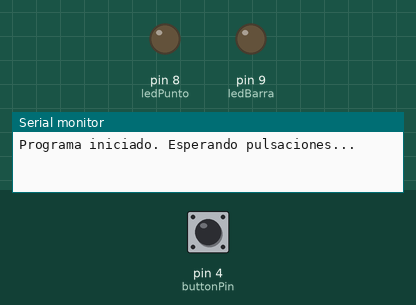
Bench run of a sketch on a simulated Arduino Uno, built with avr-gcc and run on an emulated ATmega328P. On the bench: output pins drawn as LEDs (lit = HIGH), the last lines printed to the serial monitor. The inputs (shaded band) are chosen by the test bench; at power-on: pin 4 (buttonPin) LOW.

Above: at 1.2 s.
1.3 s: pin 4 (buttonPin) pulled HIGH for 0.15 s
At 1.52 s:
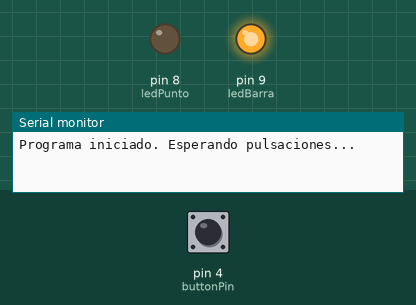
3.0 s: pin 4 (buttonPin) pulled HIGH for 1 s
At 5.6 s:
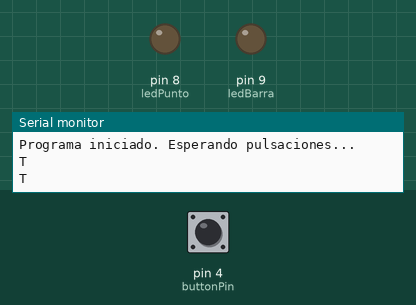
6.4 s: pin 4 (buttonPin) pulled HIGH for 3.2 s
At 10.6 s:
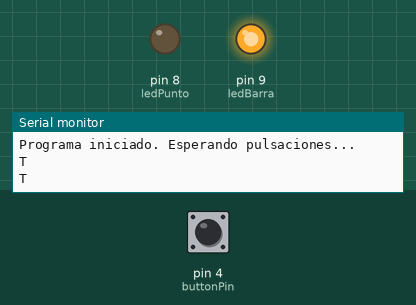
Timing chart, 0 to 14.3 s (numbered marks = the images above; inputs shaded):
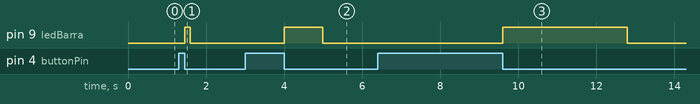

Measured:
- after the input at 1.3 s, pin 9 (ledBarra): LOW → HIGH after 0.15 s, → LOW 0.15 s later
- after the input at 3.0 s, pin 9 (ledBarra): LOW → HIGH after 1.0 s, → LOW 0.99 s later
- after the input at 6.4 s, pin 9 (ledBarra): LOW → HIGH after 3.2 s, → LOW 3.2 s later

The sketch:

MorseToText.ino
```cpp
const int ledPunto = 8; // Pin digital para el LED
const int ledBarra = 9;
const int buttonPin = 4; // Pin del pulsador

int dotDuration = 100; // Duración de un punto en milisegundos

// Estructura de datos para almacenar los patrones de código Morse
const int MORSE_PAUSE = 100; // Pausa entre pulsaciones
const int MORSE_DELAY = 300; // Pausa entre letras

// Mapa de código Morse para letras y números
const char* morseAlphabet[] = {
  ".-",    // A
  "-...",  // B
  "-.-.",  // C
  "-..",   // D
  ".",     // E
  "..-.",  // F
  "--.",   // G
  "....",  // H
  "..",    // I
  ".---",  // J
  "-.-",   // K
  ".-..",  // L
  "--",    // M
  "-.",    // N
  "---",   // O
  ".--.",  // P
  "--.-",  // Q
  ".-.",   // R
  "...",   // S
  "-",     // T
  "..-",   // U
  "...-",  // V
  ".--",   // W
  "-..-",  // X
  "-.--",  // Y
  "--.."   // Z
};

void setup() {
  pinMode(ledPunto, OUTPUT);
  pinMode(ledBarra, OUTPUT);
  pinMode(buttonPin, INPUT);
  Serial.begin(9600); // Inicializar la comunicación con el monitor serial
  Serial.println("Programa iniciado. Esperando pulsaciones...");
}

void loop() {
  int buttonState = digitalRead(buttonPin);

  if (buttonState == HIGH) {
    String morseCode = ""; // Variable para almacenar el código Morse

    while (digitalRead(buttonPin) == HIGH) {
      int duration = measureDuration(); // Medir la duración de la pulsación

      if (duration <= dotDuration) {
        // Punto
        morseCode += ".";
        digitalWrite(ledPunto, HIGH); // Encender el LED
        delay(dotDuration); // Duración del punto
        digitalWrite(ledPunto, LOW); // Apagar el LED
        delay(MORSE_PAUSE); // Pausa entre pulsaciones
      } else {
        // Barra
        morseCode += "-";
        digitalWrite(ledBarra, HIGH); // Encender el LED
        delay(duration); // Duración de la barra
        digitalWrite(ledBarra, LOW); // Apagar el LED
        delay(MORSE_PAUSE); // Pausa entre pulsaciones
      }
    }

    if (morseCode != "") {
      char decodedChar = decodeMorse(morseCode);
      if (decodedChar != '\0') {
        Serial.println(decodedChar);
      } else {
        Serial.println("Código Morse no reconocido");
      }
      delay(MORSE_DELAY); // Pausa entre letras
    }
  }

  delay(10); // Pequeña pausa para estabilidad en la lectura del pulsador
}

int measureDuration() {
  unsigned long startTime = millis(); // Tiempo inicial

  while (digitalRead(buttonPin) == HIGH) {
    // Esperar hasta que se suelte el pulsador
  }

  unsigned long endTime = millis(); // Tiempo final

  return endTime - startTime; // Duración en milisegundos
}

char decodeMorse(String morseCode) {
  int alphabetSize = sizeof(morseAlphabet) / sizeof(morseAlphabet[0]);

  for (int i = 0; i < alphabetSize; i++) {
    if (morseCode == morseAlphabet[i]) {
      return 'A' + i;
    }
  }

  return '\0'; // Código Morse no reconocido
}
```
